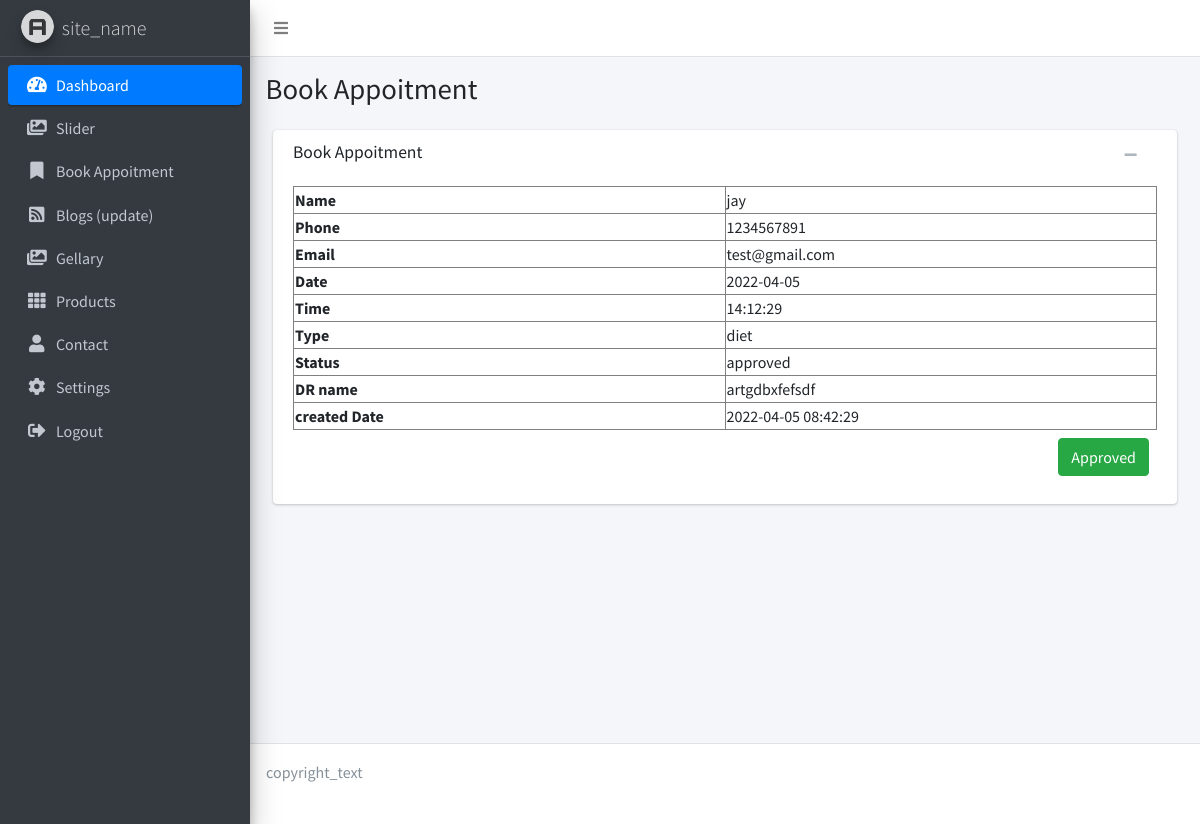
Page /admin/book_appoitment_view.php?id=3 on the committed database.
### tables this page shows
CREATE TABLE IF NOT EXISTS `book_appoitment` (
  `id` int(11) NOT NULL AUTO_INCREMENT,
  `user_id` int(11) NOT NULL,
  `time` time NOT NULL,
  `type` enum('physio','diet') NOT NULL,
  `date` date NOT NULL,
  `d_name` varchar(150) NOT NULL,
  `status` enum('padding','approved','rejected') NOT NULL,
  `created_at` timestamp NOT NULL,
  `updated_at` timestamp NOT NULL,
  PRIMARY KEY (`id`)
);

CREATE TABLE IF NOT EXISTS `users` (
  `id` int(11) NOT NULL AUTO_INCREMENT,
  `name` varchar(250) NOT NULL,
  `email` text NOT NULL,
  `phone` varchar(15) NOT NULL,
  `password` text NOT NULL,
  `created_at` timestamp NOT NULL,
  `updated_at` timestamp NOT NULL,
  PRIMARY KEY (`id`)
);

### admin/book_appoitment_view.php (the view, shortened to what this page needs)
<?php
include_once '../database.php';
$id= $_GET['id'];
$sqlget = "SELECT  t1.id, t2.email ,t2.name , t2.phone,t1.time, t1.date, t1.type,t1.d_name, t1.status, t1.created_at
FROM book_appoitment t1
INNER JOIN users t2 ON t1.user_id = t2.id
WHERE t1.id ='" . $id . "'";
$data = mysqli_fetch_assoc(mysqli_query($conn, $sqlget));
include 'layouts/header.php';
?>
<section class="content-header">
    <div class="container-fluid">
        <div class="row mb-2">
            <div class="col-sm-6">
                <h1>Book Appoitment</h1>
            </div>
        </div>
    </div>
</section>
  <section class="content">
        <div class="container-fluid">
            <div class="col-md-12">
                <div class="card card-default">
                    <div class="card-header">
                        <h3 class="card-title">Book Appoitment</h3>
                        <div class="card-tools">
                            <button type="button" class="btn btn-tool" data-card-widget="collapse"><i class="fas fa-minus"></i></button>
                            <button type="button" class="btn btn-tool" data-card-widget="remove"><i class="fas fa-remove"></i></button>
                        </div>
                    </div>
                    <div class="card-body">
                        <table border="1" style="width: 100%;">
                            <tr>
                                <th style="width:50%;">Name</th>
                                <td><?php echo $data['name'];?></td>
                            </tr>
                            <tr>
                                <th style="width:50%;">Phone</th>
                                <td><?php echo $data['phone'];?></td>
                            </tr>
                            <tr>
                                <th style="width:50%;">Email</th>
                                <td><?php echo $data['email'];?></td>
                            </tr>
                            <tr>
                                <th style="width:50%;">Date</th>
                                <td><?php echo $data['date'];?></td>
                            </tr>
                            <tr>
                                <th style="width:50%;">Time</th>
                                <td><?php echo $data['time'];?></td>
                            </tr>
                            <tr>
                                <th style="width:50%;">Type</th>
                                <td><?php echo $data['type'];?></td>
                            </tr>
                            <tr>
                                <th style="width:50%;">Status</th>
                                <td><?php echo $data['status'];?></td>
                            </tr>
                            <tr>
                                <th style="width:50%;">DR name</th>
                                <td><?php echo $data['d_name'];?></td>
                            </tr>
                            <tr>
                                <th style="width:50%;">created Date</th>
                                <td><?php echo $data['created_at'];?></td>
                            </tr>
                        </table>
                        <div class=" float-right m-2">
                        <form method="post">
                            <input type="submit" value="Approved" class="btn btn-success">
                        </form>
                        </div>
                    </div>
                </div>
            </div>
        </div>
    </section>
    <?php include 'layouts/footer.php';?>

### admin/assets/style.css (style rules this page uses)
.card-body { padding-top: 0px !important; }

### rows in the picture
book_appoitment: user.name "jay", user.phone "1234567891", user.email "test@gmail.com", date "2022-04-05", time "14:12:29", type "diet", status "approved", d_name "artgdbxfefsdf", created_at "2022-04-05 08:42:29"
